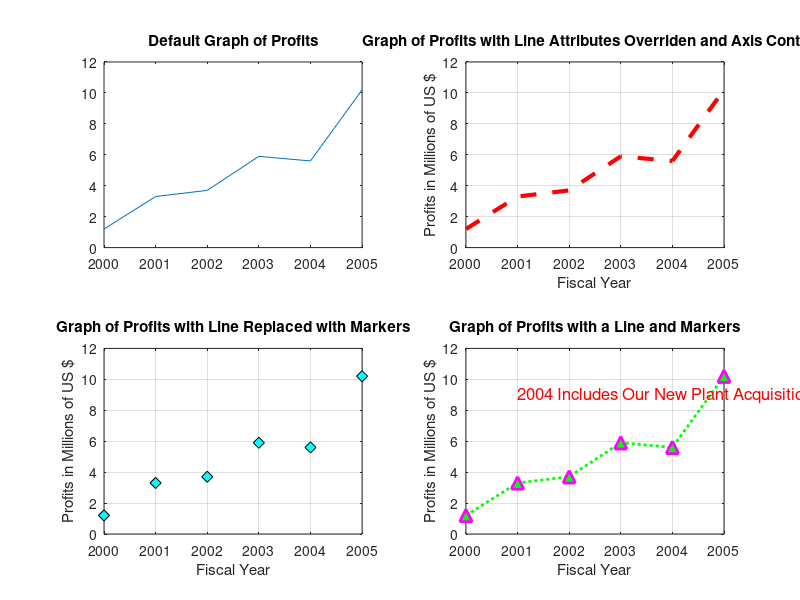

MATLAB code to generate this figure:
%Clear the command window and all variables
clear %Clear the workspace variables
clc %Clear the command window contents
format default %Set the default format

%Output of the title and author to the command window
tutorial_name = "Tutorial_07_4";
name = "Andy Pacher";
assisted_by = "Nobody";
fprintf("Output for %s written by %s, with assistance from %s. \n\n", tutorial_name, name, assisted_by)

% Create two rows and two columns of subplots and activate the upper left plot
subplot(2,2,1)

% Define the vectors to plot
year = [2000 2001 2002 2003 2004 2005];
profits = [1.2 3.3 3.7 5.9 5.6 10.2];  % in millions of US Dollars

% The following plot command will create a default 2D plot with a solid 
% blue line connecting the data points. The axes are autoscaled and
% default tick labels are added.
plot(year,profits);

% Add the title "Default Graph of Profits" to the graph
title("Default Graph of Profits")

% Activate the upper right plot
subplot(2,2,2)

% Override the default line settings 
plot(year,profits,'linestyle','--','color','r','linewidth',3)

% Use a vector to define the labels and tick marks that will appear on
% the x and y axes.
set(gca,'xtick',year) % vector year used to label the x tick marks
set(gca,'ytick',0:2:12) % 0:2:12 vector used to label the y tick marks

% axis overrides the x and y axis autoscaling
axis([2000 2005 0 12])  % axis([xmin xmax ymin ymax])
grid on  % Adds gridlines at each tick label position

% adds a title and axis labels
title('Graph of Profits with Line Attributes Overriden and Axis Controls')
xlabel('Fiscal Year')
ylabel('Profits in Millions of US $')

% Activate the lower left plot
subplot(2,2,3)

% Create a plot with shorthand 'd' indicating diamonds for the markers
plot(year,profits,'d','markersize',8, ...
          'markerfacecolor','c','markeredgecolor','k')

title('Graph of Profits with Line Replaced with Markers')

% repeat of items from the second plot
set(gca,'xtick',year)
set(gca,'ytick',0:2:12)
axis([2000 2005 0 12])
grid on
xlabel('Fiscal Year')
ylabel('Profits in Millions of US $')

% Activate the lower right plot
subplot(2,2,4)

% Draws both a line and markers
plot(year,profits,'g:^','linewidth',2, 'markersize',9, ...
                  'markerfacecolor','g','markeredgecolor','m')
              
% text can be added to the graph beginning in location (2001,9)              
text(2001,9,'2004 Includes Our New Plant Acquisition', ...
            'color','r','fontsize',12) 

title('Graph of Profits with a Line and Markers') 

% repeat of items from the second graph
set(gca,'xtick',year)
set(gca,'ytick',0:2:12)
axis([2000 2005 0 12])
grid on
xlabel('Fiscal Year')
ylabel('Profits in Millions of US $')

%end tutorial